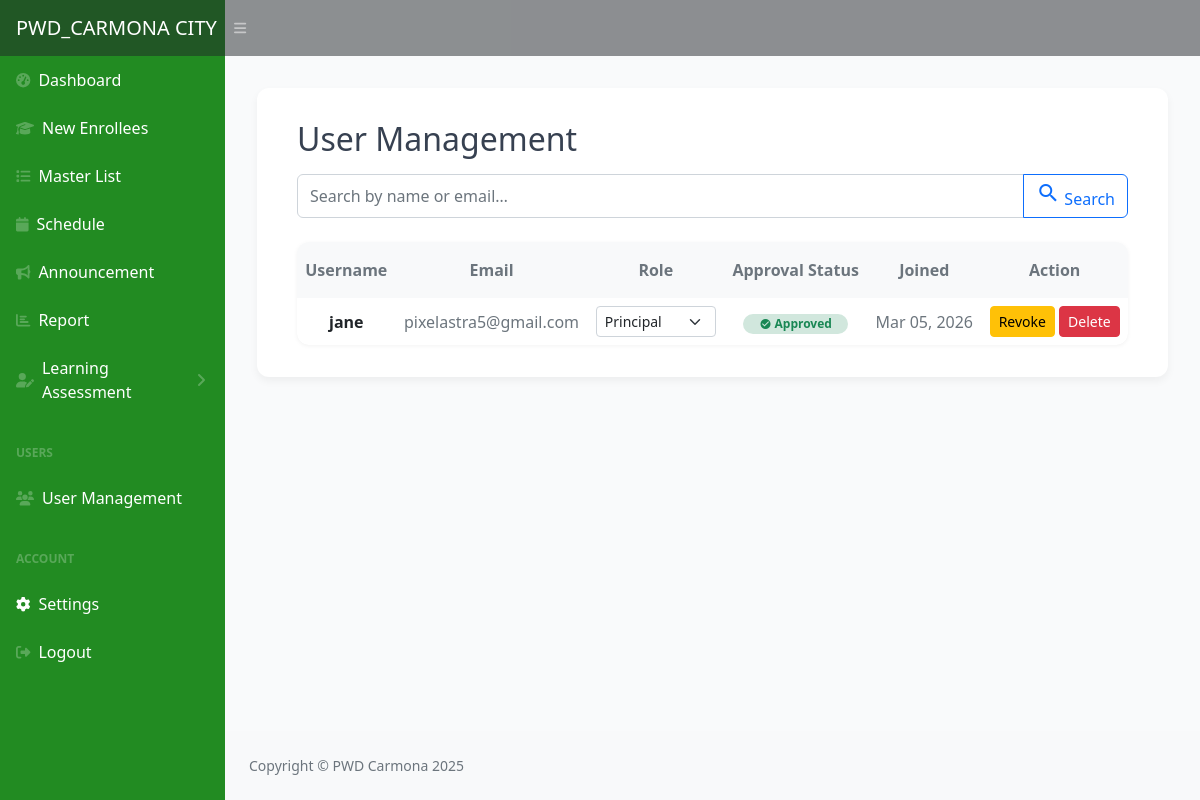
Page /dashboard/user.php (signed in) on the committed database.
### tables this page shows
CREATE TABLE `users` (
  `user_id` int(255) NOT NULL,
  `username` varchar(255) NOT NULL,
  `email` varchar(255) NOT NULL,
  `password` varchar(255) NOT NULL,
  `age` int(255) NOT NULL,
  `gender` varchar(255) NOT NULL,
  `role` int(255) NOT NULL,
  `is_approved` tinyint(1) NOT NULL DEFAULT 0,
  `created_at` timestamp NOT NULL DEFAULT current_timestamp()
);

### dashboard/user.php (the view, shortened to what this page needs)
<?php
include '../php/ConnectToDb.php';
$searchTerm   = isset($_GET['search']) ? trim($_GET['search']) : '';
$searchQuery  = mysqli_real_escape_string($conn, $searchTerm);
$itemsPerPage = 10;
$currentPage  = isset($_GET['page']) ? max(1, intval($_GET['page'])) : 1;
$selfId       = intval($_SESSION['user_id']);
$searchWhere = !empty($searchTerm)
    ? "AND (username LIKE '%$searchQuery%' OR email LIKE '%$searchQuery%')"
    : "";
$roleFilter = "AND role IN (0, 2)";
$countRow    = mysqli_fetch_assoc(mysqli_query($conn, "SELECT COUNT(*) AS total FROM users WHERE user_id != $selfId $roleFilter $searchWhere"));
$totalItems  = $countRow['total'];
$totalPages  = max(1, ceil($totalItems / $itemsPerPage));
$currentPage = min($currentPage, $totalPages);
$offset      = ($currentPage - 1) * $itemsPerPage;
$result    = mysqli_query($conn, "SELECT * FROM users WHERE user_id != $selfId $roleFilter $searchWhere ORDER BY user_id DESC LIMIT $itemsPerPage OFFSET $offset");
$all_users = [];
while ($row = mysqli_fetch_assoc($result)) $all_users[] = $row;
?>
<!DOCTYPE html>
<html lang="en">
<head>
    <link href="https://cdn.jsdelivr.net/npm/bootstrap@5.3.0/dist/css/bootstrap.min.css" rel="stylesheet" />
    <link href="css/styles.css" rel="stylesheet" />
    <link href="css/user.css" rel="stylesheet" />
</head>
<body class="sb-nav-fixed">
    <nav class="sb-topnav navbar navbar-expand navbar-dark bg-dark">
        <a class="navbar-brand ps-3" href="">PWD_CARMONA CITY</a>
        <button class="btn btn-link btn-sm order-1 order-lg-0 me-4 me-lg-0" id="sidebarToggle" href="#!"><i class="fas fa-bars"></i></button>
    </nav>
    <div id="layoutSidenav">
        <div id="layoutSidenav_nav">
            <nav class="sb-sidenav accordion sb-sidenav-dark" id="sidenavAccordion">
                <div class="sb-sidenav-menu">
                    <div class="nav">
                        <a class="nav-link" href="index.php">
                            <div class="sb-nav-link-icon"><i class="fas fa-tachometer-alt"></i></div>
                            Dashboard
                        </a>
                        <?php if ($_SESSION['role'] != 2): ?>
                            <a class="nav-link" href="new.php">
                                <div class="sb-nav-link-icon"><i class="fa fa-graduation-cap"></i></div>
                                New Enrollees
                            </a>
                        <?php endif; ?>
                        <a class="nav-link" href="masterlist.php">
                            <div class="sb-nav-link-icon"><i class="fa fa-list"></i></div>
                            Master List
                        </a>
                        <?php if ($_SESSION['role'] != 2): ?>
                            <a class="nav-link" href="schedule.php">
                                <div class="sb-nav-link-icon"><i class="fa fa-calendar"></i></div>
                                Schedule
                            </a>
                            <a class="nav-link" href="announcement.php">
                                <div class="sb-nav-link-icon"><i class="fa fa-bullhorn"></i></div>
                                Announcement
                            </a>
                        <?php endif; ?>
                        <a class="nav-link" href="report.php">
                            <div class="sb-nav-link-icon"><i class="fa fa-bar-chart"></i></div>
                            Report
                        </a>
                        <?php if ($_SESSION['role'] != 2): ?>
                            <a class="nav-link collapsed" href="#" data-bs-toggle="collapse" data-bs-target="#collapseEdit" aria-expanded="false" aria-controls="collapseEdit">
                                <div class="sb-nav-link-icon"><i class="fas fa-user-edit"></i></div>
                                Learning Assessment
                                <div class="sb-sidenav-collapse-arrow"><i class="fas fa-angle-down"></i></div>
                            </a>
                            <div class="sb-sidenav-menu-heading">Users</div>
                            <a class="nav-link" href="user.php">
                                <div class="sb-nav-link-icon"><i class="fas fa-users"></i></div>
                                User Management
                            </a>
                        <?php endif; ?>
                        <div class="sb-sidenav-menu-heading">Account</div>
                        <a class="nav-link active" href="settings.php">
                            <div class="sb-nav-link-icon"><i class="fas fa-cog"></i></div>
                            Settings
                        </a>
                        <a class="nav-link" href="../php/logout.php?id=<?php echo $_SESSION['user_id']; ?>&role=<?php echo $_SESSION['role']; ?>">
                            <div class="sb-nav-link-icon"><i class="fas fa-sign-out-alt"></i></div>
                            Logout
                        </a>
                    </div>
                </div>
            </nav>
        </div>
        <div id="layoutSidenav_content">
            <main>
                <section class="admin-panel" aria-label="User management panel">
                    <div class="d-flex align-items-center mb-3">
                        <h2 class="m-0">User Management</h2>
                    </div>
                    <form method="GET" class="mb-3">
                        <div class="input-group">
                            <input
                                type="text"
                                name="search"
                                class="form-control"
                                placeholder="Search by name or email…"
                                value="<?= htmlspecialchars($searchTerm) ?>"
                                aria-label="Search users">
                            <button class="btn btn-outline-primary" type="submit">
                                <i class="material-icons">search</i> Search
                            </button>
                        </div>
                    </form>
                    <div class="table-responsive">
                        <table class="table table-hover table-borderless shadow-sm mb-0 custom-table">
                            <thead class="bg-light text-center">
                                <tr>
                                    <th scope="col" class="text-muted py-3">Username</th>
                                    <th scope="col" class="text-muted py-3">Email</th>
                                    <th scope="col" class="text-muted py-3">Role</th>
                                    <th scope="col" class="text-muted py-3">Approval Status</th>
                                    <th scope="col" class="text-muted py-3">Joined</th>
                                    <th scope="col" class="text-muted py-3 text-center">Action</th>
                                </tr>
                            </thead>
                            <tbody class="text-center">
                                <?php if (count($all_users) > 0): ?>
                                    <?php foreach ($all_users as $u):
                                        $roleVal = (int)$u['role'];
                                    ?>
                                        <tr>
                                            <td class="align-middle fw-semibold"><?= htmlspecialchars($u['username']) ?></td>
                                            <td class="align-middle text-muted"><?= htmlspecialchars($u['email']) ?></td>
                                            <td class="align-middle">
                                                <form method="POST" class="d-flex justify-content-center" id="roleForm_<?= $u['user_id'] ?>">
                                                    <select name="new_role" class="form-select form-select-sm" style="width:120px;"
                                                        onchange="document.getElementById('roleForm_' + <?= $u['user_id'] ?>).submit()">
                                                        <option value="2" <?= $roleVal === 2 ? 'selected' : '' ?>>Principal</option>
                                                    </select>
                                                </form>
                                            </td>
                                            <td class="align-middle">
                                                <?php if ($u['is_approved']): ?>
                                                    <span class="badge bg-success-subtle text-success rounded-pill px-3 py-1">
                                                        <i class="material-icons" style="font-size:.75rem;vertical-align:middle;">check_circle</i>
                                                        Approved
                                                    </span>
                                                <?php endif; ?>
                                            </td>
                                            <td class="align-middle text-muted">
                                                <?= !empty($u['created_at']) ? date('M d, Y', strtotime($u['created_at'])) : '—' ?>
                                            </td>
                                            <td class="align-middle">
                                                <?php if (!$u['is_approved']): ?>
                                                    <form method="POST" class="d-inline">
                                                        <input type="hidden" name="user_id" value="<?= $u['user_id'] ?>">
                                                        <button type="submit" name="approve_user" class="btn btn-success btn-sm">
                                                            Approve
                                                        </button>
                                                    </form>
                                                <?php else: ?>
                                                    <button class="btn btn-warning btn-sm"
                                                        data-bs-toggle="modal"
                                                        data-bs-target="#revokeModal"
                                                        onclick="setRevokeId(<?= $u['user_id'] ?>, '<?= htmlspecialchars($u['username'], ENT_QUOTES) ?>')">
                                                        Revoke
                                                    </button>
                                                <?php endif; ?>
                                                <button class="btn btn-danger btn-sm"
                                                    data-bs-toggle="modal"
                                                    data-bs-target="#deleteModal"
                                                    onclick="setDeleteId(<?= $u['user_id'] ?>, '<?= htmlspecialchars($u['username'], ENT_QUOTES) ?>')">
                                                    Delete
                                                </button>
                                            </td>
                                        </tr>
                                    <?php endforeach; ?>
                                <?php endif; ?>
                            </tbody>
                        </table>
                    </div>
                </section>
            </main>
            <footer class="py-4 bg-light mt-auto">
                <div class="container-fluid px-4">
                    <div class="d-flex align-items-center justify-content-between small">
                        <div class="text-muted">Copyright &copy; PWD Carmona 2025</div>
                    </div>
                </div>
            </footer>
        </div>
    </div>
</body>
</html>

### dashboard/css/user.css (style rules this page uses)
body { background-color: #f9fafb; font-family: "Segoe UI", Tahoma, Geneva, Verdana, sans-serif; color: #374151; }
.admin-panel { background-color: #ffffff; border-radius: 0.75rem; box-shadow: 0 4px 8px rgb(0 0 0 / 0.05); padding: 2rem 2.5rem; margin: 2rem; }
.custom-table { width: 100%; }
.table-responsive { margin-top: 1.5rem; border-radius: 0.75rem; box-shadow: 0 1px 4px rgb(0 0 0 / 0.05); overflow: hidden; }
table { border-radius: 0.75rem; }

### rows in the picture
users: username "jane", email "pixelastra5@gmail.com", new_role "Principal", is_approved 1 (drawn), created_at "Mar 05, 2026"
